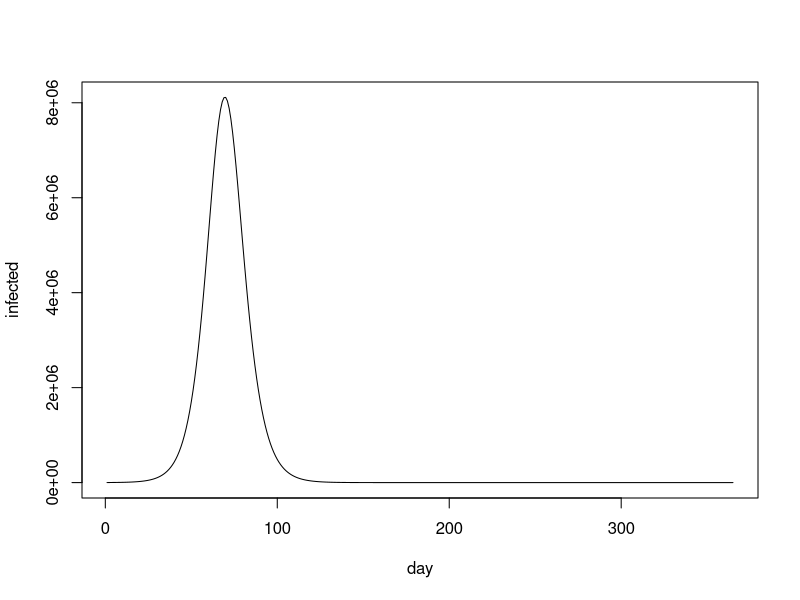

This chart was generated by the following R code:
library(deSolve)

N <- 83000000 # population
R0 <- 0 # initially recovered
I0 <- 292 # initially infected
E0 <- 20 * I0 # initially exposed
S0 <- N - E0 - I0 - R0
beta <- 0.9 # rate of transmission/infection
gamma <- 1 / 3 # rate of recovery (infected -> recovered)
sigma <- 0.19 # rate at which exposure leads to infection
steps <- 365
dtstep <- 1

out <- ode(
  times = 1:steps,
  y = c(S = S0, E = E0, I = I0, R = 0),
  parms = c(N = N, beta = beta, gamma = gamma, sigma = sigma, dtstep = dtstep),
  method = "euler",
  func = function(t, y, parms) {
    with(as.list(c(y, parms)), {
      dS <- dtstep * (-beta * ((S * I) / N))
      dE <- dtstep * (beta * ((S * I) / N) - sigma * E)
      dI <- dtstep * (sigma * E - gamma * I)
      dR <- dtstep * (gamma * I)
      list(c(dS, dE, dI, dR))
    })
  }
)

plot(seq_len(nrow(out)), out[, "I"], type = "l", xlab = "day", ylab = "infected")
